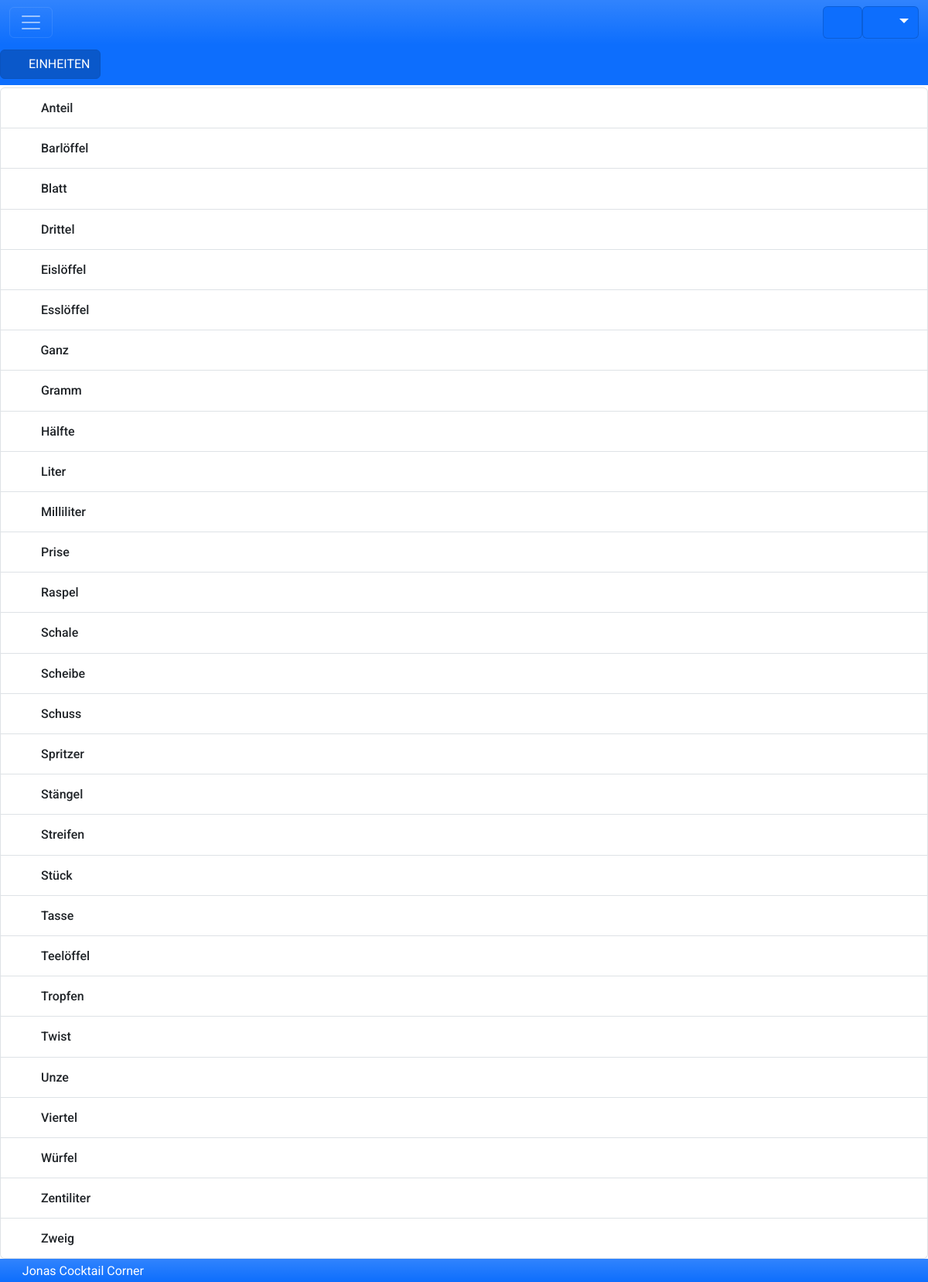
/views/units.php (signed in), run on the app's committed database.
### tables this page shows
CREATE TABLE `unit` (
  `ID` int NOT NULL AUTO_INCREMENT,
  `active` bit(1) NOT NULL DEFAULT b'1',
  `createdate` datetime NOT NULL DEFAULT CURRENT_TIMESTAMP,
  `updatedate` datetime NOT NULL DEFAULT CURRENT_TIMESTAMP ON UPDATE CURRENT_TIMESTAMP,
  `client` int NOT NULL DEFAULT '1',
  `unitshort` varchar(255) DEFAULT NULL,
  `unitshortX` varchar(255) DEFAULT NULL,
  `description` mediumtext,
  `icon` varchar(255) DEFAULT NULL,
  `unitname` varchar(255) NOT NULL,
  `unittype` int NOT NULL DEFAULT '3',
  PRIMARY KEY (`ID`),
  UNIQUE KEY `unitname_UNIQUE` (`unitname`),
  KEY `unitname_INDEX` (`unitname`) /*!80000 INVISIBLE */,
  KEY `unittype_INDEX` (`unittype`),
  FULLTEXT KEY `nameandshortanddescription` (`unitname`,`unitshort`,`unitshortX`,`description`),
  CONSTRAINT `unit_id_unittype` FOREIGN KEY (`unittype`) REFERENCES `unittype` (`ID`) ON DELETE RESTRICT
);

CREATE TABLE `bar` (
  `ID` int NOT NULL AUTO_INCREMENT,
  `active` bit(1) NOT NULL DEFAULT b'1',
  `createdate` datetime NOT NULL DEFAULT CURRENT_TIMESTAMP,
  `updatedate` datetime NOT NULL DEFAULT CURRENT_TIMESTAMP ON UPDATE CURRENT_TIMESTAMP,
  `client` int NOT NULL DEFAULT '1',
  `barname` varchar(255) NOT NULL DEFAULT 'Cocktailbar',
  `image` varchar(255) NOT NULL DEFAULT 'defaultbarimage',
  `icon` varchar(255) DEFAULT NULL,
  PRIMARY KEY (`ID`),
  UNIQUE KEY `barname_UNIQUE` (`barname`),
  FULLTEXT KEY `barname_FULLTEXT` (`barname`)
);

### db/sql_units.php (called while the page is built, shortened)
<?php
$sql_units = "SELECT
    ID,
    unitname,
    unitshort,
    unitshortX,
    description,
    icon
FROM
    unit
ORDER BY
    unitname ASC;
";
?>

### db/sql_bar.php (called while the page is built, shortened)
<?php
$sql_currentbar_data = "SELECT
    b.ID,
    b.barname,
    b.icon,
    b.active
FROM
    bar b
WHERE
    b.active = '1'
AND
    b.ID = ?
LIMIT 1;
";
?>

### views/units.php (the view, shortened to what this page needs)
<?php include("header.php") ?>
			<nav class="navbar navbar-dark fixed-top bg-primary text-white" style="z-index: 900; margin-top: 56px">
				<div class="scrolling-wrapper-flexbox">
					<a href="/views/units.php" class="btn btn-primary text-uppercase active" aria-current="page" data-toggle="tooltip" data-placement="bottom" title="Maß-Einheiten">
						<i class="fa fa-fw fa-solid fa-ruler"></i> Einheiten
					</a>
				</div>
			</nav>
			<div class="d-flex align-items-center justify-content-center">
				<div class="list-group flex-fill">
<?php
	$stmt_sql_units = mysqli_prepare($link, $sql_units);
	mysqli_stmt_execute($stmt_sql_units);
	$units_all_res=mysqli_stmt_get_result($stmt_sql_units);
	while($units_all_rows= mysqli_fetch_array($units_all_res, MYSQLI_ASSOC))
	{
?>
						<a href="/views/unit.php?unitid=<?php echo $units_all_rows['ID'];?>" class="list-group-item list-group-item-action d-flex gap-3 py-3">
							<i class="fa-fw <?php echo $units_all_rows['icon'];?>"></i>
							<div class="d-flex gap-2 w-100 justify-content-between">
								<h6 class="mb-0"><?php echo $units_all_rows['unitname'];?></h6>
							</div>
						</a>
<?php
	}
?>
				</div>
			</div>
<?php include("footer.php") ?>

### views/footer.php (shortened to what this page needs)
		</main>
		<footer class="footer navbar navbar-dark fixed-bottom bg-primary bg-gradient text-white">
			<p><?php $stmt_sql_currentbar_data = mysqli_prepare($link, $sql_currentbar_data);
				mysqli_stmt_bind_param($stmt_sql_currentbar_data, "i", $_SESSION["bar"]);
				mysqli_stmt_execute($stmt_sql_currentbar_data);
				$currentbar_data_all_res=mysqli_stmt_get_result($stmt_sql_currentbar_data);
				while($currentbar_data_all_rows= mysqli_fetch_array($currentbar_data_all_res, MYSQLI_ASSOC)){
					echo 	'<i class="' . $currentbar_data_all_rows['icon'] . '"></i> ' . $currentbar_data_all_rows['barname'];
				}
			?></p>
		</footer>
	</body>
</html>

### assets/css/css@3.css (style rules this page uses)
:root { --docsearch-primary-color:#5468ff;--docsearch-text-color:#1c1e21;--docsearch-spacing:12px;--docsearch-icon-stroke-width:1.4;--docsearch-highlight-color:var(--docsearch-primary-color);--docsearch-muted-color:#969faf;--docsearch-container-background:rgba(101,108,133,0.8);--docsearch-logo-color:#5468ff;--docsearch-modal-width:560px;--docsearch-modal-height:600px;--docsearch-modal-background:#f5f6f7;--docsearch-modal-shadow:inset 1px 1px 0 0 hsla(0,0%,100%,0.5),0 3px 8px 0 #555a64;--docsearch-searchbox-height:56px;--docsearch-searchbox-background:#ebedf0;--docsearch-searchbox-focus-background:#fff;--docsearch-searchbox-shadow:inset 0 0 0 2px var(--docsearch-primary-color);--docsearch-hit-height:56px;--docsearch-hit-color:#444950;--docsearch-hit-active-color:#fff;--docsearch-hit-background:#fff;--docsearch-hit-shadow:0 1px 3px 0 #d4d9e1;--docsearch-key-gradient:linear-gradient(-225deg,#d5dbe4,#f8f8f8);--docsearch-key-shadow:inset 0 -2px 0 0 #cdcde6,inset 0 0 1px 1px #fff,0 1px 2px 1px rgba(30,35,90,0.4);--docsearch-key-pressed-shadow:inset 0 -2px 0 0 #cdcde6,inset 0 0 1px 1px #fff,0 1px 1px 0 rgba(30,35,90,0.4);--docsearch-footer-height:44px;--docsearch-footer-background:#fff;--docsearch-footer-shadow:0 -1px 0 0 #e0e3e8,0 -3px 6px 0 rgba(69,98,155,0.12) }

### assets/css/navbars-offcanvas.css (style rules this page uses)
body { padding-bottom: 0px; padding-top: 4.5rem; }
.navbar { margin: 0px; }
html { position: relative; min-height: 100%; }
footer { position: absolute; bottom: 0; width: 100%; height: 30px; line-height: 15px; }

### views/header.php (style rules this page uses)
body { font-family: Roboto; }

### data on the page
unit: unitname "Anteil"
unit: unitname "Barlöffel"
unit: unitname "Blatt"
unit: unitname "Drittel"
unit: unitname "Eislöffel"
unit: unitname "Esslöffel"
unit: unitname "Ganz"
unit: unitname "Gramm"
unit: unitname "Hälfte"
unit: unitname "Liter"
unit: unitname "Milliliter"
unit: unitname "Prise"
unit: unitname "Raspel"
unit: unitname "Schale"
unit: unitname "Scheibe"
unit: unitname "Schuss"
unit: unitname "Spritzer"
unit: unitname "Stängel"
unit: unitname "Streifen"
unit: unitname "Stück"
unit: unitname "Tasse"
unit: unitname "Teelöffel"
unit: unitname "Tropfen"
unit: unitname "Twist"
unit: unitname "Unze"
unit: unitname "Viertel"
unit: unitname "Würfel"
unit: unitname "Zentiliter"
unit: unitname "Zweig"
bar: barname "Jonas Cocktail Corner"
